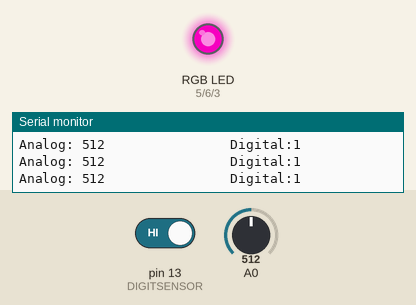
The sketch below on a simulated Arduino Uno, built with avr-gcc and run on an emulated ATmega328P. Shown: an RGB LED mixed from three pins (HIGH = lit), the last lines printed to the serial monitor. The test bench sets the inputs (shaded band); at power-on: A0 = 512, pin 13 (DIGITSENSOR) HIGH. Dim RGB values are drawn brighter than linear.

Above: at 2.2 s.
2.3 s: A0 set to 560
At 2.6 s:
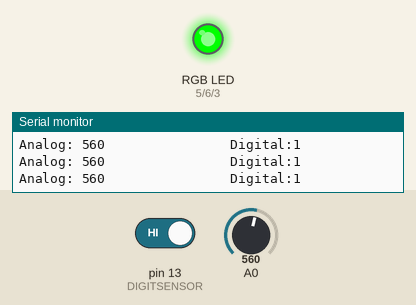
3.8 s: A0 set to 540
At 4.3 s:
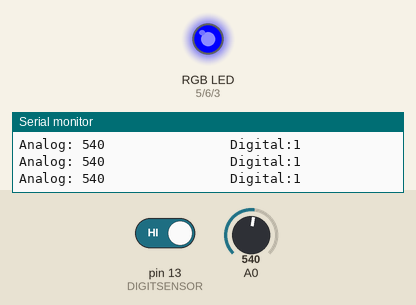
5.3 s: A0 set to 660
At 5.6 s:
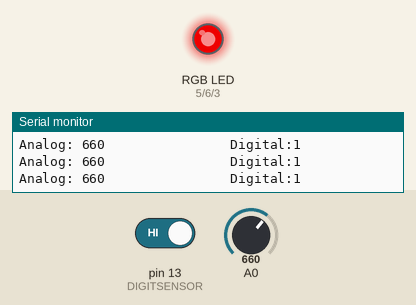
6.8 s: A0 set to 590
At 7.3 s:
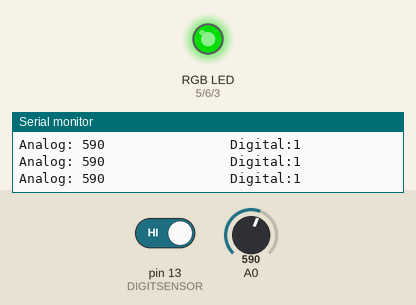
Timing chart, 0 to 9.3 s (numbered marks = the images above; inputs shaded):
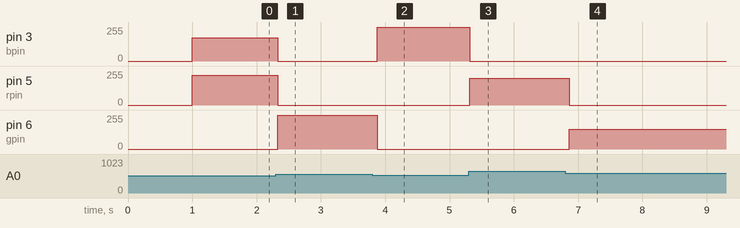

The sketch:

Sound1.ino
```cpp
#define rpin 5
#define gpin 6
#define bpin 3
#define DIGITSENSOR 13

int sensorValue = 0;
int sensorMin = 1023;
int sensorMax = 0;

void setup(){
  Serial.begin(9600); //For debugging
  pinMode(rpin, OUTPUT);
  pinMode(gpin, OUTPUT);
  pinMode(bpin, OUTPUT);
  pinMode (DIGITSENSOR, INPUT);
  pinMode(A0, INPUT);
  Serial.begin(9600); //For debugging

while (millis() < 1000) {
   sensorValue = analogRead(A0);

   // record the maximum sensor value
   if (sensorValue > sensorMax) {
     sensorMax = sensorValue;
   }
   // record the minimum sensor value
   if (sensorValue < sensorMin) {
     sensorMin = sensorValue;
   }
 }
 Serial.print(sensorMax);
 Serial.print(" ");
 Serial.println(sensorMin);
}

void loop(){
  sensorValue = analogRead(A0);
  boolean soundstate = digitalRead(DIGITSENSOR);
  analogWrite(rpin,0);
  analogWrite(bpin,0);
  analogWrite(gpin,0);
  Serial.print("Analog: ");
  Serial.print(sensorValue);
  Serial.print("                Digital:" );
  Serial.print(soundstate);
  Serial.print("\n");


//boolean soundstate = digitalRead(DIGITSENSOR);

if ((sensorValue) > 500 && (sensorValue) < 525){
    analogWrite(rpin, 225);
    analogWrite(bpin,105);
    analogWrite(bpin,175);
    delay(110);
  }
  else if ((sensorValue) > 525 && (sensorValue ) < 550){
    analogWrite(bpin,255);
    delay(110);
  }
  else if ((sensorValue ) > 550 && (sensorValue ) < 575){
    analogWrite(gpin,255);
    delay(110);
  }
  else if ((sensorValue) > 575  && (sensorValue ) < 600){
   analogWrite(gpin,150);
    delay(110);
  }
  else if ((sensorValue) > 625 && (sensorValue) < 650){
    analogWrite(bpin,200);
    delay(110);
  }
  else if ((sensorValue) > 650 && (sensorValue) < 675){
    analogWrite(rpin, 200);
    delay(110);
 } else if (soundstate == false ||(sensorValue) > 675){
    analogWrite(rpin,0);
   analogWrite(bpin,0);
   analogWrite(gpin,0);
  // analogWrite(bpin,255);
   delay(110);
  } else if (soundstate == false ||(sensorValue) < 500){
   analogWrite(rpin,0);
   analogWrite(bpin,0);
   analogWrite(gpin,0);
   delay(110);
  }


}
void setColor(int red, int gre, int blu){
  digitalWrite(rpin, red);
  digitalWrite(gpin, gre);
  digitalWrite(bpin, blu);
}
```

Measured:
- after the input at 2.3 s, pin 3 (bpin): 175/255 → 0/255 at once; pin 5 (rpin): 225/255 → 0/255 at once; pin 6 (gpin): 0/255 → 255/255 at once
- after the input at 3.8 s, pin 3 (bpin): 0/255 → 255/255 after 0.08 s; pin 6 (gpin): 255/255 → 0/255 after 0.08 s
- after the input at 5.3 s, pin 3 (bpin): 255/255 → 0/255 at once; pin 5 (rpin): 0/255 → 200/255 at once
- after the input at 6.8 s, pin 5 (rpin): 200/255 → 0/255 after 0.06 s; pin 6 (gpin): 0/255 → 150/255 after 0.07 s
